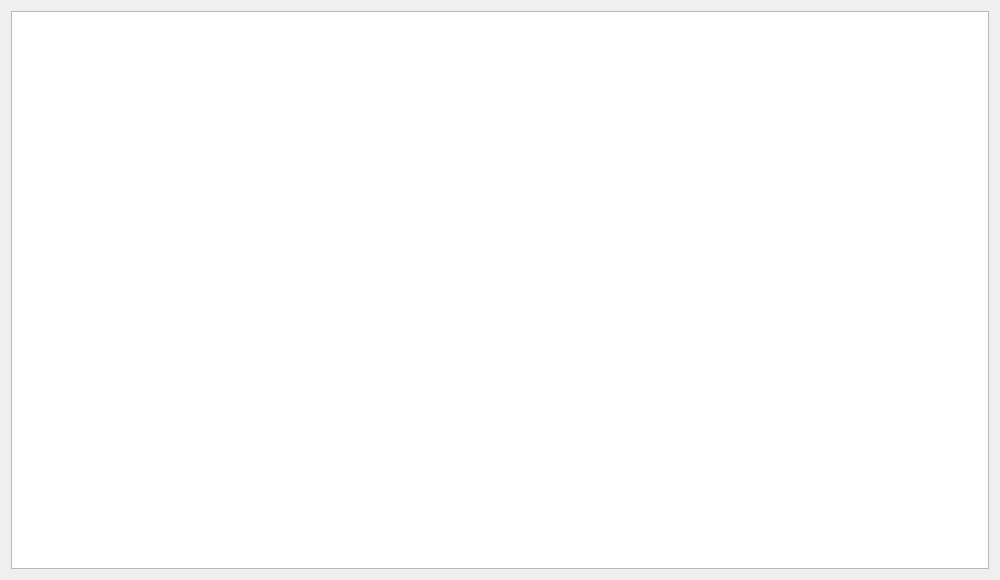
<?xml version="1.0" encoding="UTF-8"?>
<ui version="4.0">
 <class>Home</class>
 <widget class="QWidget" name="Home">
  <property name="geometry">
   <rect>
    <x>0</x>
    <y>0</y>
    <width>1000</width>
    <height>580</height>
   </rect>
  </property>
  <property name="windowTitle">
   <string>Home</string>
  </property>
  <layout class="QGridLayout" name="gridLayout_2">
   <item row="0" column="0">
    <layout class="QGridLayout" name="gridLayout">
     <item row="0" column="0">
      <widget class="QTreeView" name="treeView"/>
     </item>
    </layout>
   </item>
  </layout>
 </widget>
 <resources/>
 <connections/>
</ui>
